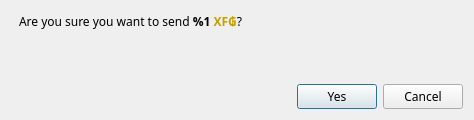
<?xml version="1.0" encoding="UTF-8"?>
<ui version="4.0">
 <class>ConfirmSendDialog</class>
 <widget class="QDialog" name="ConfirmSendDialog">
  <property name="windowModality">
   <enum>Qt::ApplicationModal</enum>
  </property>
  <property name="geometry">
   <rect>
    <x>0</x>
    <y>0</y>
    <width>474</width>
    <height>120</height>
   </rect>
  </property>
  <property name="windowTitle">
   <string>Confirm sending %1 KRB</string>
  </property>
  <layout class="QVBoxLayout" name="verticalLayout">
   <item>
    <layout class="QVBoxLayout" name="verticalLayout_2">
     <item>
      <widget class="QLabel" name="m_confirmLabel">
       <property name="minimumSize">
        <size>
         <width>0</width>
         <height>21</height>
        </size>
       </property>
       <property name="styleSheet">
        <string notr="true">font-family: Cinzel;</string>
       </property>
       <property name="text">
        <string>&lt;html&gt;&lt;head/&gt;&lt;body&gt;&lt;p&gt;Are you sure you want to send &lt;span style=&quot; font-weight:600;&quot;&gt;%1 &lt;/span&gt;&lt;span style=&quot; font-weight:600; color:#c4a000;&quot;&gt;XF₲&lt;/span&gt;?&lt;/p&gt;&lt;/body&gt;&lt;/html&gt;</string>
       </property>
       <property name="textFormat">
        <enum>Qt::RichText</enum>
       </property>
       <property name="margin">
        <number>-3</number>
       </property>
       <property name="indent">
        <number>8</number>
       </property>
      </widget>
     </item>
     <item>
      <widget class="QLabel" name="m_paymentIdLabel">
       <property name="sizePolicy">
        <sizepolicy hsizetype="Preferred" vsizetype="MinimumExpanding">
         <horstretch>0</horstretch>
         <verstretch>0</verstretch>
        </sizepolicy>
       </property>
       <property name="minimumSize">
        <size>
         <width>0</width>
         <height>17</height>
        </size>
       </property>
       <property name="styleSheet">
        <string notr="true">font-family: Cinzel;</string>
       </property>
       <property name="text">
        <string/>
       </property>
       <property name="textFormat">
        <enum>Qt::RichText</enum>
       </property>
       <property name="margin">
        <number>0</number>
       </property>
       <property name="indent">
        <number>0</number>
       </property>
      </widget>
     </item>
    </layout>
   </item>
   <item>
    <spacer name="verticalSpacer">
     <property name="orientation">
      <enum>Qt::Vertical</enum>
     </property>
     <property name="sizeType">
      <enum>QSizePolicy::MinimumExpanding</enum>
     </property>
     <property name="sizeHint" stdset="0">
      <size>
       <width>20</width>
       <height>10</height>
      </size>
     </property>
    </spacer>
   </item>
   <item>
    <layout class="QHBoxLayout" name="horizontalLayout_2">
     <item>
      <spacer name="horizontalSpacer">
       <property name="orientation">
        <enum>Qt::Horizontal</enum>
       </property>
       <property name="sizeHint" stdset="0">
        <size>
         <width>40</width>
         <height>20</height>
        </size>
       </property>
      </spacer>
     </item>
     <item>
      <widget class="QPushButton" name="m_okButton">
       <property name="styleSheet">
        <string notr="true">font-family: cinzel;</string>
       </property>
       <property name="text">
        <string>Yes</string>
       </property>
       <property name="icon">
        <iconset resource="../../resources.qrc">
         <normaloff>:/icons/transaction</normaloff>:/icons/transaction</iconset>
       </property>
      </widget>
     </item>
     <item>
      <widget class="QPushButton" name="m_cancelButton">
       <property name="styleSheet">
        <string notr="true">font-family: cinzel;</string>
       </property>
       <property name="text">
        <string>Cancel</string>
       </property>
       <property name="icon">
        <iconset resource="../../resources.qrc">
         <normaloff>:/icons/cancel</normaloff>:/icons/cancel</iconset>
       </property>
      </widget>
     </item>
    </layout>
   </item>
  </layout>
 </widget>
 <resources>
  <include location="../../resources.qrc"/>
 </resources>
 <connections>
  <connection>
   <sender>m_okButton</sender>
   <signal>clicked()</signal>
   <receiver>ConfirmSendDialog</receiver>
   <slot>accept()</slot>
   <hints>
    <hint type="sourcelabel">
     <x>500</x>
     <y>62</y>
    </hint>
    <hint type="destinationlabel">
     <x>276</x>
     <y>44</y>
    </hint>
   </hints>
  </connection>
  <connection>
   <sender>m_cancelButton</sender>
   <signal>clicked()</signal>
   <receiver>ConfirmSendDialog</receiver>
   <slot>reject()</slot>
   <hints>
    <hint type="sourcelabel">
     <x>417</x>
     <y>62</y>
    </hint>
    <hint type="destinationlabel">
     <x>276</x>
     <y>44</y>
    </hint>
   </hints>
  </connection>
 </connections>
</ui>
